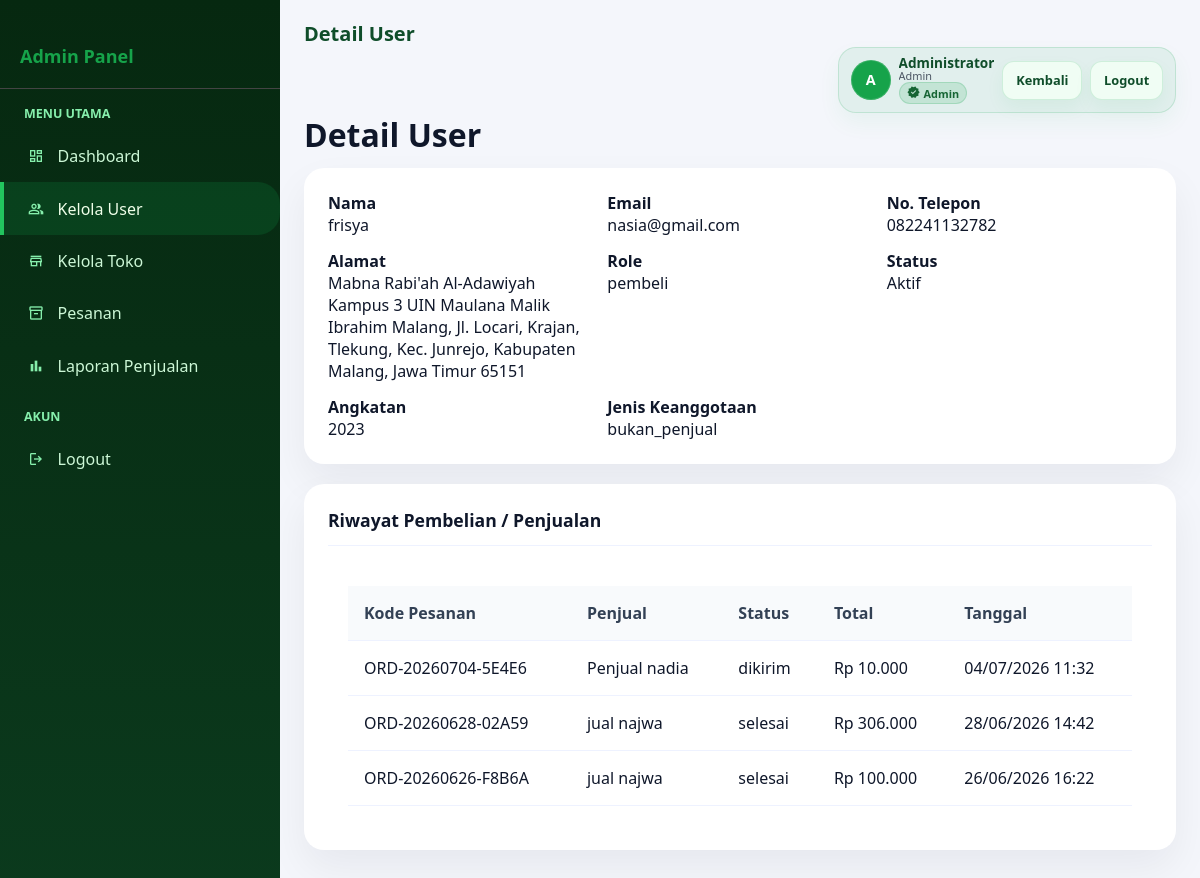
Page /admin/users_detail.php?id=4 (signed in) on the committed database.
### tables this page shows
CREATE TABLE `users` (
  `id` int(10) UNSIGNED NOT NULL,
  `nama` varchar(150) NOT NULL,
  `angkatan` varchar(30) NOT NULL COMMENT 'Contoh: 2020, 2021, Alumni',
  `jenis_keanggotaan` enum('penjual','bukan_penjual') NOT NULL,
  `alamat` text NOT NULL,
  `no_telp` varchar(30) DEFAULT NULL COMMENT 'Nomor telepon pengguna',
  `email` varchar(150) NOT NULL,
  `password` varchar(255) NOT NULL COMMENT 'Bcrypt hash',
  `role` enum('admin','penjual','pembeli') NOT NULL DEFAULT 'pembeli',
  `is_active` tinyint(1) NOT NULL DEFAULT 1,
  `created_at` datetime NOT NULL DEFAULT current_timestamp(),
  `updated_at` datetime NOT NULL DEFAULT current_timestamp() ON UPDATE current_timestamp()
);

CREATE TABLE `pesanan` (
  `id` int(10) UNSIGNED NOT NULL,
  `kode_pesanan` varchar(30) NOT NULL COMMENT 'Format: ORD-YYYYMMDD-XXXXX',
  `pembeli_id` int(10) UNSIGNED NOT NULL,
  `toko_id` int(10) UNSIGNED NOT NULL,
  `total_harga` decimal(15,2) NOT NULL DEFAULT 0.00,
  `ongkir` decimal(15,2) NOT NULL DEFAULT 0.00,
  `grand_total` decimal(15,2) NOT NULL DEFAULT 0.00,
  `alamat_kirim` text NOT NULL,
  `catatan` text DEFAULT NULL,
  `status` enum('menunggu_konfirmasi','dikonfirmasi','diproses','dikirim','selesai','dibatalkan') NOT NULL DEFAULT 'menunggu_konfirmasi',
  `metode_bayar` enum('transfer','cod','ewallet') NOT NULL DEFAULT 'transfer',
  `bukti_bayar` varchar(255) DEFAULT NULL,
  `created_at` datetime NOT NULL DEFAULT current_timestamp(),
  `updated_at` datetime NOT NULL DEFAULT current_timestamp() ON UPDATE current_timestamp(),
  `bukti_pembayaran` varchar(255) DEFAULT NULL COMMENT 'File bukti pembayaran untuk admin review',
  `bukti_pengiriman` varchar(255) DEFAULT NULL COMMENT 'File bukti pengiriman dari penjual',
  `admin_approval_status` enum('pending','approved','rejected') NOT NULL DEFAULT 'pending' COMMENT 'Status persetujuan admin'
);

CREATE TABLE `toko` (
  `id` int(10) UNSIGNED NOT NULL,
  `user_id` int(10) UNSIGNED NOT NULL,
  `nama_toko` varchar(150) NOT NULL,
  `deskripsi` text DEFAULT NULL,
  `foto_toko` varchar(255) DEFAULT NULL,
  `bank_nama` varchar(100) DEFAULT NULL,
  `no_rekening` varchar(50) DEFAULT NULL,
  `nama_rekening` varchar(150) DEFAULT NULL,
  `total_terjual` int(10) UNSIGNED NOT NULL DEFAULT 0,
  `is_active` tinyint(1) NOT NULL DEFAULT 1,
  `created_at` datetime NOT NULL DEFAULT current_timestamp(),
  `updated_at` datetime NOT NULL DEFAULT current_timestamp() ON UPDATE current_timestamp()
);

### Koneksi.php (called while the page is built, shortened)
<?php
function format_rupiah($nominal) {
    return "Rp " . number_format($nominal, 0, ',', '.');
}
?>

### admin/users_detail.php (the view, shortened to what this page needs)
<?php
include '../Koneksi.php';
$id = isset($_GET['id']) ? (int)$_GET['id'] : 0;
$user = mysqli_fetch_assoc(mysqli_query($koneksi, "SELECT * FROM users WHERE id = $id"));
$toko = mysqli_fetch_assoc(mysqli_query($koneksi, "SELECT * FROM toko WHERE user_id = $id"));
$pesanan = mysqli_query($koneksi, "SELECT p.*, t.nama_toko FROM pesanan p JOIN toko t ON p.toko_id = t.id WHERE p.pembeli_id = $id OR p.toko_id = " . ((int)($toko['id'] ?? 0)) . " ORDER BY p.created_at DESC");
?>
<!DOCTYPE html>
<html>
<head>
    <link rel="stylesheet" href="../admin/Style.css">
</head>
<body>
<div class="wrapper">
    <div class="sidebar">
        <div style="padding: 20px; border-bottom: 1px solid #444;">
            <h3 style="color: #16a34a; font-size: 18px;">Admin Panel</h3>
        </div>
        <ul class="sidebar-menu">
            <li class="sidebar-title">Menu Utama</li>
            <li><a href="index.php"><span class="material-symbols-outlined icon">dashboard</span> Dashboard</a></li>
            <li><a href="users.php" class="active"><span class="material-symbols-outlined icon">people</span> Kelola User</a></li>
            <li><a href="toko.php"><span class="material-symbols-outlined icon">store</span> Kelola Toko</a></li>
            <li><a href="pesanan.php"><span class="material-symbols-outlined icon">inventory_2</span> Pesanan</a></li>
            <li><a href="laporan_penjualan.php"><span class="material-symbols-outlined icon">bar_chart</span> Laporan Penjualan</a></li>
            <li class="sidebar-title">Akun</li>
            <li><a href="../auth/logout.php"><span class="material-symbols-outlined icon">logout</span> Logout</a></li>
        </ul>
    </div>
    <div class="main-content">
        <div class="navbar">
            <div class="navbar-brand">Detail User</div>
            <div class="navbar-right">
                <div class="navbar-user">
                    <div class="avatar">
                        <?php if (!empty($_SESSION['avatar']) && file_exists(__DIR__ . '/../uploads/' . $_SESSION['avatar'])): ?>
                            <img src="../uploads/<?php echo htmlspecialchars($_SESSION['avatar']); ?>" alt="avatar">
                        <?php else: ?>
                            <span class="avatar-initials"><?php echo strtoupper(substr(trim($_SESSION['nama'] ?? 'A'),0,1)); ?></span>
                        <?php endif; ?>
                    </div>
                    <div class="user-info">
                        <div class="user-name"><?php echo htmlspecialchars($_SESSION['nama'] ?? 'Admin'); ?></div>
                        <div class="user-role"><span class="badge <?php echo 'badge-' . (strtolower($_SESSION['role'] ?? 'admin')); ?>"><?php echo htmlspecialchars(ucfirst($_SESSION['role'] ?? 'Admin')); ?></span></div>
                    </div>
                    <div class="navbar-links">
                        <a href="users.php" class="btn btn-sm">Kembali</a>
                        <a href="../auth/logout.php" class="btn btn-danger btn-sm">Logout</a>
                    </div>
                </div>
            </div>
        </div>
        <h1 class="page-title">Detail User</h1>
        <div class="card" style="margin-bottom: 20px;">
            <div style="display:grid; grid-template-columns: repeat(auto-fit, minmax(220px, 1fr)); gap: 14px;">
                <div><strong>Nama</strong><br><?php echo htmlspecialchars($user['nama']); ?></div>
                <div><strong>Email</strong><br><?php echo htmlspecialchars($user['email']); ?></div>
                <div><strong>No. Telepon</strong><br><?php echo htmlspecialchars($user['no_telp'] ?? '-'); ?></div>
                <div><strong>Alamat</strong><br><?php echo htmlspecialchars($user['alamat'] ?? '-'); ?></div>
                <div><strong>Role</strong><br><?php echo htmlspecialchars($user['role']); ?></div>
                <div><strong>Status</strong><br><?php echo $user['is_active'] ? 'Aktif' : 'Nonaktif'; ?></div>
                <div><strong>Angkatan</strong><br><?php echo htmlspecialchars($user['angkatan'] ?? '-'); ?></div>
                <div><strong>Jenis Keanggotaan</strong><br><?php echo htmlspecialchars($user['jenis_keanggotaan'] ?? '-'); ?></div>
            </div>
        </div>
        <div class="card">
            <div class="card-header">Riwayat Pembelian / Penjualan</div>
            <div style="overflow-x:auto; padding: 20px;">
                <table class="table">
                    <thead><tr><th>Kode Pesanan</th><th>Penjual</th><th>Status</th><th>Total</th><th>Tanggal</th></tr></thead>
                    <tbody>
                        <?php if (mysqli_num_rows($pesanan) > 0) { while ($row = mysqli_fetch_assoc($pesanan)) { ?>
                        <tr><td><?php echo htmlspecialchars($row['kode_pesanan']); ?></td><td><?php echo htmlspecialchars($row['nama_toko']); ?></td><td><?php echo htmlspecialchars($row['status']); ?></td><td><?php echo format_rupiah($row['grand_total']); ?></td><td><?php echo date('d/m/Y H:i', strtotime($row['created_at'])); ?></td></tr>
                        <?php } } else { ?><tr><td colspan="5">Belum ada riwayat.</td></tr><?php } ?>
                    </tbody>
                </table>
            </div>
        </div>
    </div>
</div>
</body>
</html>

### rows in the picture
users: nama "frisya", email "nasia@gmail.com", no_telp "082241132782", alamat "Mabna Rabi'ah Al-Adawiyah Kampus 3 UIN Maulana Malik Ibrahim Malang, Jl. Locari, Krajan, Tlekung, Kec. Junrejo, Kabupaten Malang, Jawa Timur 65151", role "pembeli", angkatan "2023", jenis_keanggotaan "bukan_penjual"
pesanan: kode_pesanan "ORD-20260704-5E4E6", toko.nama_toko "Penjual nadia", status "dikirim", grand_total "Rp 10.000", created_at "04/07/2026 11:32"
pesanan: kode_pesanan "ORD-20260628-02A59", toko.nama_toko "jual najwa", status "selesai", grand_total "Rp 306.000", created_at "28/06/2026 14:42"
pesanan: kode_pesanan "ORD-20260626-F8B6A", toko.nama_toko "jual najwa", status "selesai", grand_total "Rp 100.000", created_at "26/06/2026 16:22"

### other values in the picture
substr(trim($_SESSION['nama'] ?? 'A'),0,1) "A"
$_SESSION['nama'] "Administrator"
$_SESSION['role'] "Admin"
